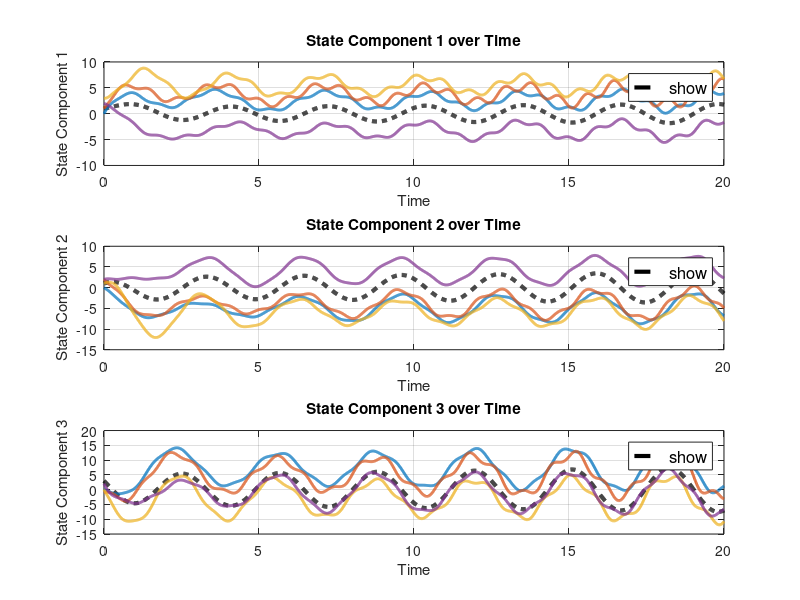
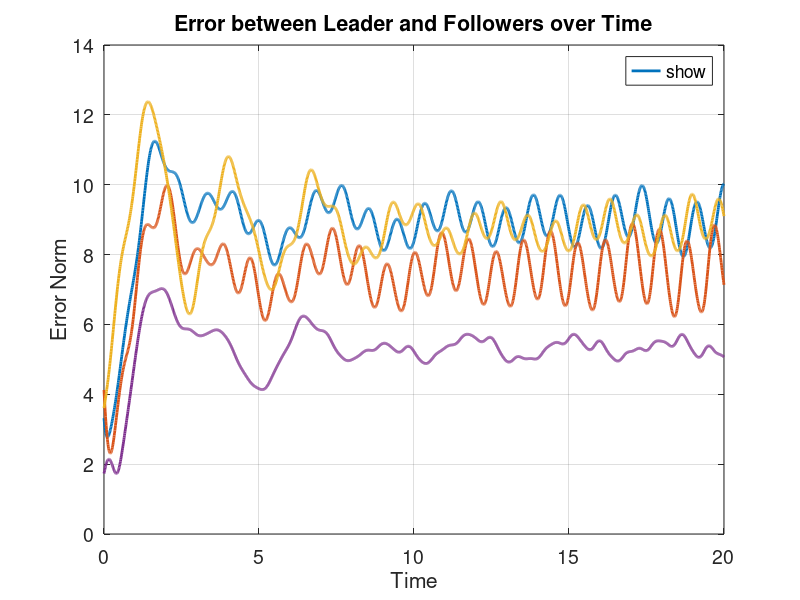
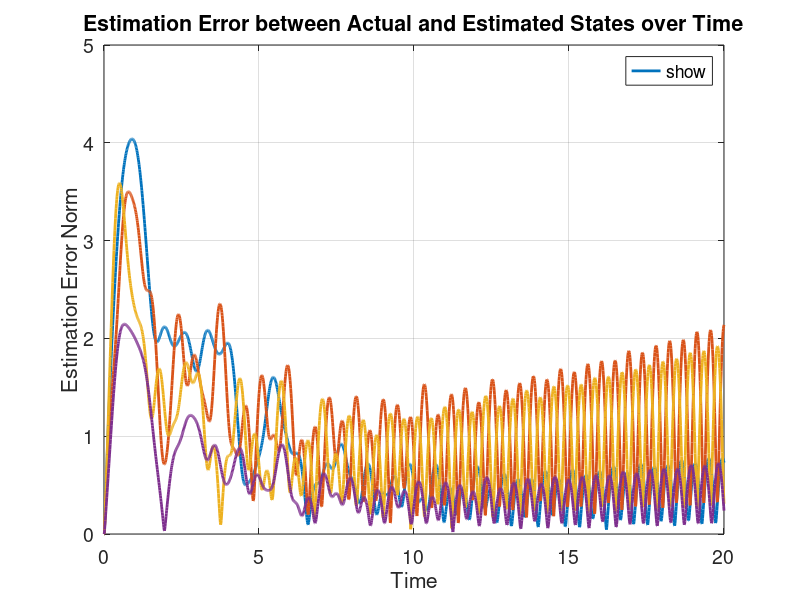

These figures' MATLAB source, in order:
% MATLAB script for robust consensus protocol with specified K gains and time-invariant uncertainties
clc; clear;close all;

% Parameters
num_agents = 5;                      % Number of agents (Agent 1 is the leader + 4 followers)
time_step = 0.01;                    % Time step for simulation
total_time = 20;                     % Total simulation time
num_steps = total_time / time_step;  % Number of simulation steps

% System matrices
A = [0 1 0; 0 0 1; -4 -4 -1];        % Dynamics matrix for each agent
B = eye(3);                          % Input matrix (identity for vector control input)
C = [1 0 0];                         % Output matrix (observing the first state only)

% Robust control parameters
mu = 0.2;                            % Given parameter
c = 6;                               % Consensus scaling factor
P = [0.0850, 0.0316, 0.0224;         % Given matrix P
     0.0316, 0.0467, 0.0090;
     0.0224, 0.0090, 0.0187];
gamma = 100;                           % Given gamma

% Adjacency matrix representing connectivity between agents (including leader as Agent 1)
A_adj = [0 1 1 0 0;                  
         1 0 1 1 0;
         1 1 0 1 1;
         0 1 1 0 1;
         0 0 1 1 0];

% Degree matrix and Laplacian matrix
D = diag(sum(A_adj, 2));
L = D - A_adj;

% Specified K gains
K_leader = zeros(3, 3);              % Leader's K gain is zero
K_follower = diag([0.22, 0.09, 0.19]); % Followers' K gains

% Time-invariant uncertainties for each follower agent (delta_i)
delta_followers = [5   4   6  -4;     % Each column corresponds to a follower's delta_i (3x4 matrix)
                  -7  -5   3   1;
                  -3   4  -5   2];

% Initialize storage for plotting
x_history = zeros(num_agents, 3, num_steps);        % Actual states of all agents
x_hat_history = zeros(num_agents - 1, 3, num_steps);% Estimated states of followers
delta_hat_history = zeros(num_agents - 1, 3, num_steps); % Estimated uncertainties
error_history = zeros(num_agents - 1, num_steps);   % Error between followers and leader
delta_error_history = zeros(num_agents - 1, num_steps); % Estimation error norms

% Initial states
x_ref = [1; 1; 3];                   % Initial state of the leader (Agent 1)

% Initial states of followers
x_followers = [0  0   0;
               1  2  -1;
               3  1   0;
               2  2   2];            % Each row corresponds to a follower's initial state

% Initial estimated states \hat{x}_i(0)
x_hat_followers = x_followers;       % Can be initialized differently if needed

% Initial estimated uncertainties \hat{\delta}_i(0) for each follower agent
delta_hat_followers = zeros(3, num_agents - 1); % Initialize to zero or any initial guess

% Initialize history
x_history(1, :, 1) = x_ref';                     % Initial state of Agent 1
x_history(2:end, :, 1) = x_followers;
x_hat_history(:, :, 1) = x_hat_followers;
delta_hat_history(:, :, 1) = delta_hat_followers';

% Compute initial errors
for i = 1:num_agents - 1
    error = norm(x_followers(i, :)' - x_ref);
    error_history(i, 1) = error;
    
    delta_error = x_followers(i, :)' - x_hat_followers(i, :)' - delta_hat_followers(:, i);
    delta_error_history(i, 1) = norm(delta_error);
end

% Consensus protocol update loop
for k = 2:num_steps
    % Update Agent 1 (reference model) with its own dynamics
    x_ref = x_ref + time_step * (A * x_ref);
    
    % Initialize control input for followers
    u = zeros(3, num_agents - 1);  % Control inputs are 3-dimensional vectors
    
    % Update followers
    for i = 1:num_agents - 1
        % Use the specified K gain for followers
        K_i = K_follower;  % 3x3 diagonal matrix
        
        % Get current states and estimates
        x_i = x_followers(i, :)';
        x_hat_i = x_hat_followers(i, :)';
        delta_hat_i = delta_hat_followers(:, i);
        delta_i = delta_followers(:, i);
        
        % Compute estimation error
        e_i = x_i - x_hat_i - delta_hat_i;
        
        % Update estimated uncertainty \hat{\delta}_i(t)
        delta_hat_dot_i = -gamma * A' * P * e_i;
        delta_hat_i = delta_hat_i + time_step * delta_hat_dot_i;
        delta_hat_followers(:, i) = delta_hat_i; % Update \hat{\delta}_i
        
        % Update estimated state \hat{x}_i(t)
        % Compute consensus term based on estimated states
        consensus_error = zeros(size(x_i));
        for j = 1:num_agents
            if A_adj(i+1, j) == 1  % If agent j is a neighbor of agent i
                if j == 1          % Agent 1 is the leader
                    x_hat_j = x_ref;
                else
                    x_hat_j = x_hat_followers(j-1, :)';
                end
                consensus_error = consensus_error + (x_hat_i - x_hat_j);
            end
        end
        
        % Compute control input u_i
        e_total = c * consensus_error + (x_hat_i - x_ref); % Total error
        u(:, i) = -K_i * e_total;
        
        % Compute corrective signal
        corrective_signal = (gamma * A' * P + mu * eye(3)) * e_i;
        
        % Update estimated state \hat{x}_i(t)
        x_hat_dot_i = A * x_hat_i + B * u(:, i) + corrective_signal;
        x_hat_i = x_hat_i + time_step * x_hat_dot_i;
        x_hat_followers(i, :) = x_hat_i';
        
        % Update actual state x_i(t)
        x_dot_i = A * x_i + B * u(:, i) + delta_i;
        x_i = x_i + time_step * x_dot_i;
        x_followers(i, :) = x_i';
        
        % Compute errors for plotting
        error = norm(x_i - x_ref);
        error_history(i, k) = error;
        
        delta_error = e_i;
        delta_error_history(i, k) = norm(delta_error);
    end
    
    % Store the states and estimates for plotting
    x_history(1, :, k) = x_ref';             % Update Agent 1's state (leader)
    x_history(2:end, :, k) = x_followers;
    x_hat_history(:, :, k) = x_hat_followers;
    delta_hat_history(:, :, k) = delta_hat_followers';
end

% Time vector for plotting
time = linspace(0, total_time, num_steps);

% Plot results for each component of each agent's state
figure;

% First component subplot
subplot(3,1,1);
% Plot Agent 1 (leader)
plot(time, squeeze(x_history(1, 1, :)), 'k--', 'LineWidth', 3, 'DisplayName', 'Leader');
hold on;
% Plot the followers
colors = lines(num_agents - 1);  % Use distinct colors for followers
for i = 2:num_agents
    plot(time, squeeze(x_history(i, 1, :)), 'LineWidth', 2, 'Color', colors(i-1, :), ...
         'DisplayName', sprintf('Follower %d', i-1));
end
xlabel('Time');
ylabel('State Component 1');
title('State Component 1 over Time');
legend('show', 'Location', 'northeast', 'FontSize', 12);
grid on;

% Second component subplot
subplot(3,1,2);
% Plot Agent 1 (leader)
plot(time, squeeze(x_history(1, 2, :)), 'k--', 'LineWidth', 3, 'DisplayName', 'Leader');
hold on;
% Plot the followers
for i = 2:num_agents
    plot(time, squeeze(x_history(i, 2, :)), 'LineWidth', 2, 'Color', colors(i-1, :), ...
         'DisplayName', sprintf('Follower %d', i-1));
end
xlabel('Time');
ylabel('State Component 2');
title('State Component 2 over Time');
legend('show', 'Location', 'northeast', 'FontSize', 12);
grid on;

% Third component subplot
subplot(3,1,3);
% Plot Agent 1 (leader)
plot(time, squeeze(x_history(1, 3, :)), 'k--', 'LineWidth', 3, 'DisplayName', 'Leader');
hold on;
% Plot the followers
for i = 2:num_agents
    plot(time, squeeze(x_history(i, 3, :)), 'LineWidth', 2, 'Color', colors(i-1, :), ...
         'DisplayName', sprintf('Follower %d', i-1));
end
xlabel('Time');
ylabel('State Component 3');
title('State Component 3 over Time');
legend('show', 'Location', 'northeast', 'FontSize', 12);
grid on;

% Adjust the overall figure properties for better readability
set(gcf, 'Position', [100, 100, 800, 600]); % Resize figure window

% Plot the error between leader and followers over time
figure;
% Plot the error norms for each follower
for i = 1:num_agents - 1
    plot(time, error_history(i, :), 'LineWidth', 2, 'Color', colors(i, :), ...
         'DisplayName', sprintf('Follower %d', i));
    hold on;
end
xlabel('Time');
ylabel('Error Norm');
title('Error between Leader and Followers over Time');
legend('show', 'Location', 'northeast', 'FontSize', 12);
grid on;
set(gca, 'FontSize', 14);

% Plot the delta error (estimation error) over time
figure;
% Plot the delta error norms for each follower
for i = 1:num_agents - 1
    plot(time, delta_error_history(i, :), 'LineWidth', 2, 'Color', colors(i, :), ...
         'DisplayName', sprintf('Follower %d', i));
    hold on;
end
xlabel('Time');
ylabel('Estimation Error Norm');
title('Estimation Error between Actual and Estimated States over Time');
legend('show', 'Location', 'northeast', 'FontSize', 12);
grid on;
set(gca, 'FontSize', 14);